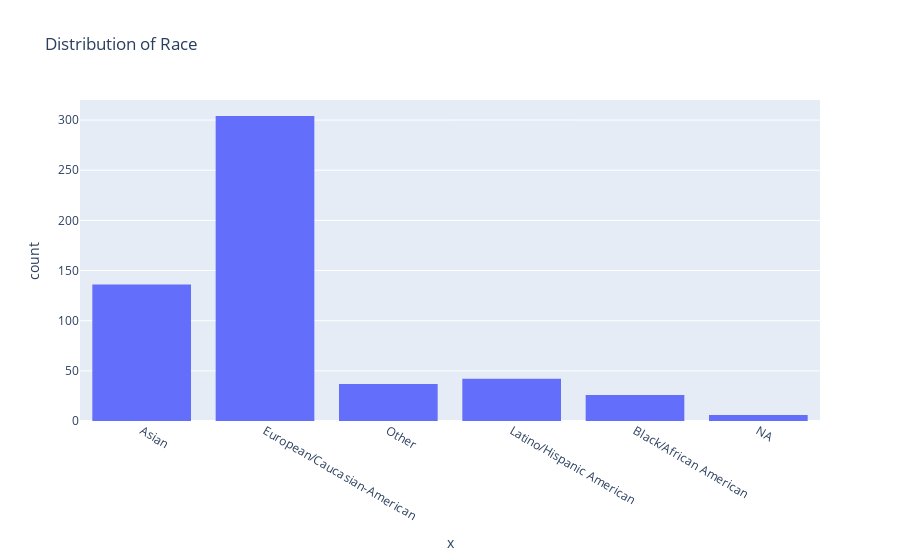

Notebook code cell kept with this figure:
### Markdown cell above
Out of curiosity we took a look at the racial distribution of the data set.

### Code cell
df_unique['race_label'] = df_unique['race'].map({1.0: 'Black/African American', 2.0: 'European/Caucasian-American', 3.0: 'Latino/Hispanic American', 4.0: 'Asian', 5.0: 'Native American', 6.0: 'Other', np.nan: 'NA'})

fig = px.histogram(x=df_unique['race_label'], title='Distribution of Race')
fig.show()

### Figure 1 — Plotly figure (JSON) as saved in the notebook; plotly's stock layout.template omitted (floating-point values rounded to 4 significant figures; data arrays with more than 128 entries replaced by an {"elided": "..."} marker saying what was removed)
{"data": [{"alignmentgroup": "True", "bingroup": "x", "hovertemplate": "x=%{x}<br>count=%{y}<extra></extra>", "legendgroup": "", "marker": {"color": "#636efa", "pattern": {"shape": ""}}, "name": "", "offsetgroup": "", "orientation": "v", "showlegend": false, "type": "histogram", "x": {"elided": "551 str values"}, "xaxis": "x", "yaxis": "y"}], "layout": {"barmode": "relative", "legend": {"tracegroupgap": 0}, "title": {"text": "Distribution of Race"}, "xaxis": {"anchor": "y", "domain": [0, 1], "title": {"text": "x"}}, "yaxis": {"anchor": "x", "domain": [0, 1], "title": {"text": "count"}}}}
